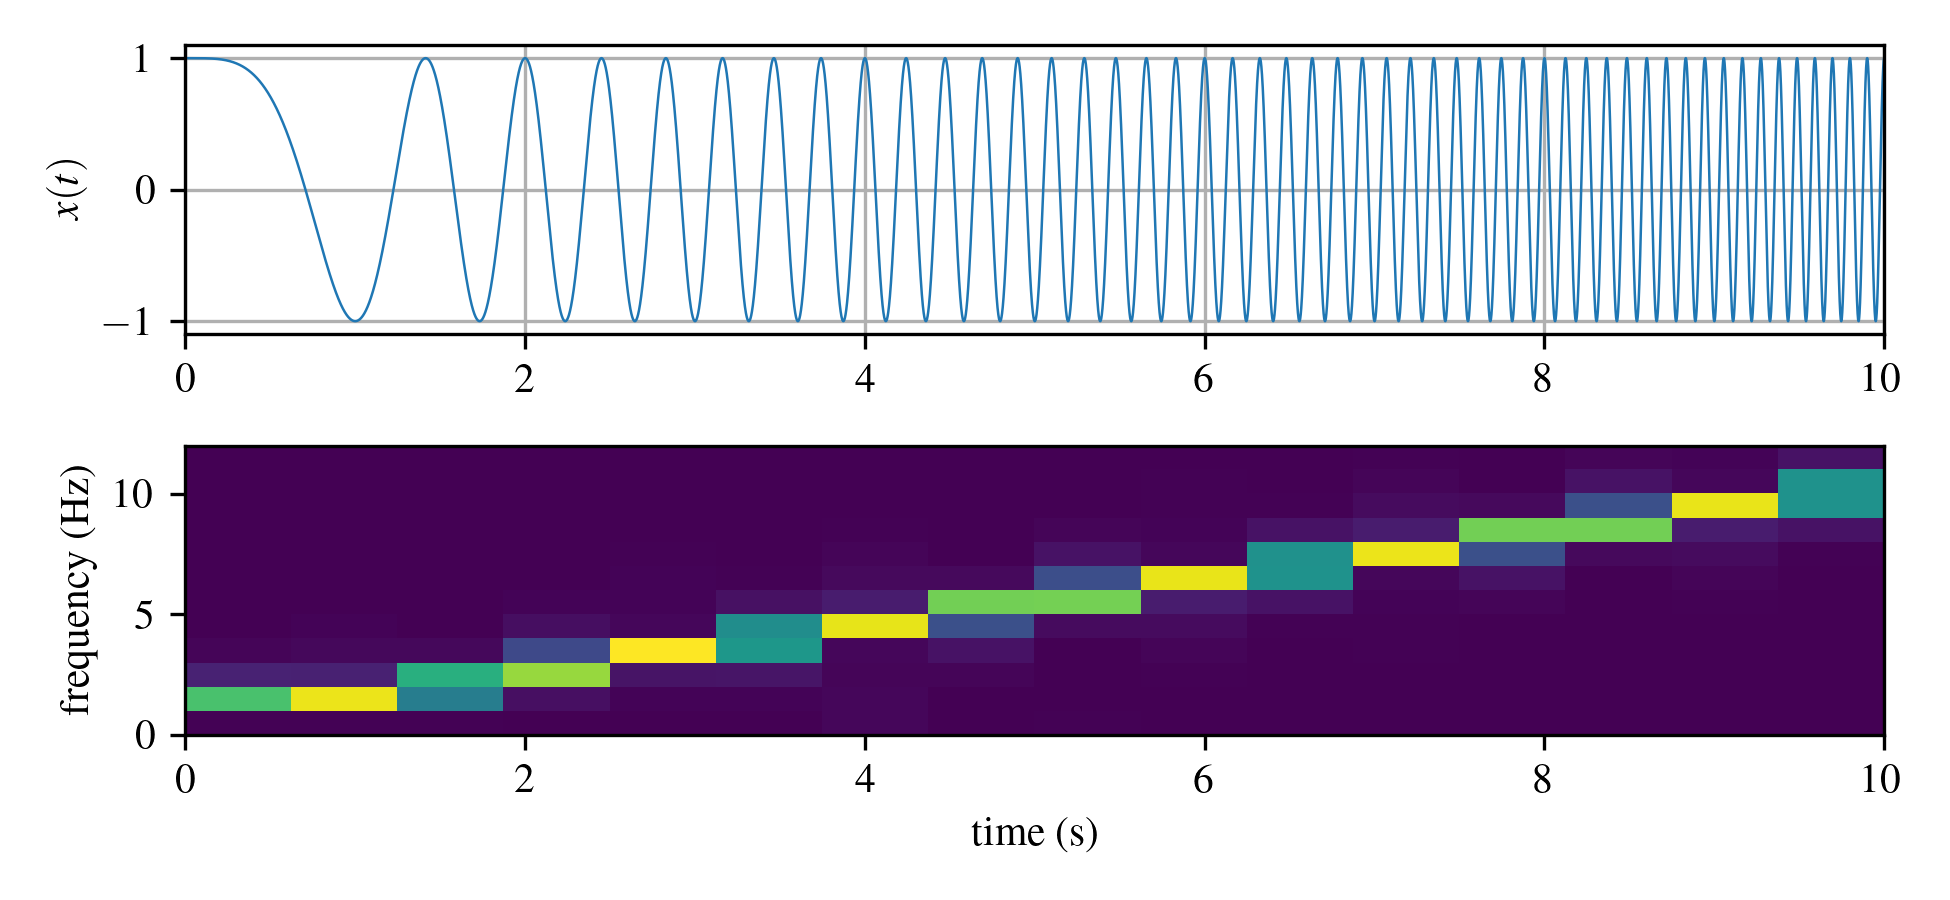

This chart was generated by the following Python code:
# -*- coding: utf-8 -*-
"""
Spyder Editor

This is a temporary script file.
"""

#%% import modules
import IPython as IP
IP.get_ipython().magic('reset -sf')
import matplotlib.pyplot as plt
import matplotlib as mpl
from mpl_toolkits.mplot3d import Axes3D
import os as os
import numpy as np
import scipy as sp
from scipy.interpolate import griddata
from matplotlib import cm
import time
import subprocess
import pickle
import scipy.io as sio
import sympy as sym
from matplotlib import cm
import re as re
from scipy import signal
from scipy import fft
import json as json
from mpl_toolkits import mplot3d
import mpl_toolkits.mplot3d as mp3d


# set default fonts and plot colors
plt.rcParams.update({'text.usetex': True})
plt.rcParams.update({'image.cmap': 'viridis'})
plt.rcParams.update({'font.serif':['Times New Roman', 'Times', 'DejaVu Serif',
 'Bitstream Vera Serif', 'Computer Modern Roman', 'New Century Schoolbook',
 'Century Schoolbook L',  'Utopia', 'ITC Bookman', 'Bookman', 
 'Nimbus Roman No9 L', 'Palatino', 'Charter', 'serif']})
plt.rcParams.update({'font.family':'serif'})
plt.rcParams.update({'font.size': 10})
plt.rcParams.update({'mathtext.rm': 'serif'})
plt.rcParams.update({'mathtext.fontset': 'custom'}) # I don't think I need this as its set to 'stixsans' above.

cc = plt.rcParams['axes.prop_cycle'].by_key()['color']


plt.close('all')



#%% build the data


tt = np.linspace(0,10,num=100000)
T = tt[1]-tt[0]
fs = 1/T
x = sp.signal.chirp(tt,0,tt[-1],10,method='linear')
f, t, Sxx = signal.spectrogram(x, fs, nperseg=10000,noverlap=4000)
#f, t, Sxx = sp.signal.spectrogram(x, fs,window=('tukey', 50), nperseg=100, noverlap=None,)





#%% Plot the spectrogram 

plt.figure(figsize=(6.5,3.))

plt.subplot(2,1,1)
plt.plot(tt,x,lw=0.6)
plt.xlim([0,10])
plt.grid(True)
plt.ylabel('$x(t)$')

plt.subplot(2,1,2)
#plt.pcolormesh(t, f, Sxx, shading='gouraud')
plt.imshow(Sxx, aspect='auto', origin='lower',extent=(0,10,0,5000))
plt.ylabel('frequency (Hz)')
plt.xlabel('time (s)')
plt.ylim([0,12])
plt.xlim([0,10])
plt.tight_layout()
plt.savefig('spectrogram',dpi=300)





# plt.figure(figsize=(5, 4))
# plt.imshow(Sxx, aspect='auto', origin='lower')
# plt.title('Spectrogram')
# plt.ylabel('Frequency band')
# plt.xlabel('Time window')
# plt.ylim([0,12])
# plt.tight_layout()






















